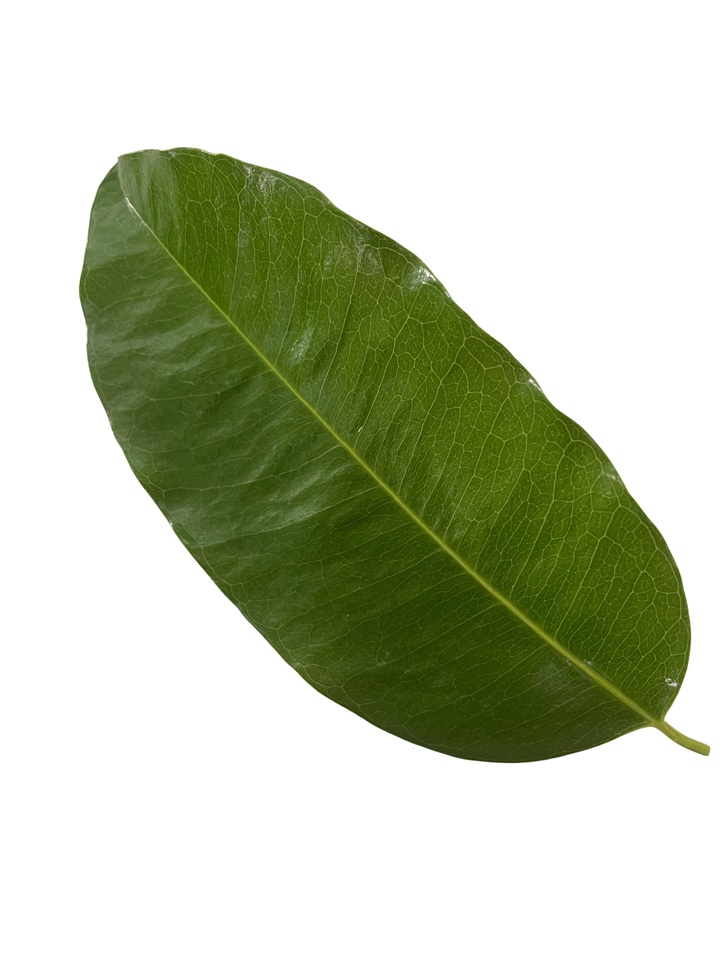
#> input picture images/Goc/001.jpg, 727 x 970 px, shrunk from 3024 x 4032 before the run; its folder holds only this picture in this run
$ python convert_Gray.py
#> lines starting #> are read from the running program, lines starting #| are printed output that depends on the picture; after the words box and inside, x2 and y2 are one past the last pixel; in counts of white or black regions, pixels touching at a corner belong together
import os
from PIL import Image

def convert_images(input_directory, binary_output_directory, gray_output_directory, threshold=146):
    # Tạo thư mục đầu ra cho ảnh nhị phân nếu chưa tồn tại
#> called with input_directory = 'images/Goc', binary_output_directory = 'images/NhiPhan', gray_output_directory = 'images/Xam', threshold = 146
    if not os.path.exists(binary_output_directory):
        os.makedirs(binary_output_directory)

    # Tạo thư mục đầu ra cho ảnh xám nếu chưa tồn tại
    if not os.path.exists(gray_output_directory):
        os.makedirs(gray_output_directory)

    # Lặp qua tất cả các tệp trong thư mục đầu vào
    for filename in os.listdir(input_directory):
        if filename.lower().endswith(('.png', '.jpg', '.jpeg')):
            input_path = os.path.join(input_directory, filename)

            with Image.open(input_path) as img:
                # Chuyển đổi sang ảnh xám
#> img is the input picture: PIL image 727x970 RGB; mean R, G, B 194.3, 201.1, 177.9
                gray_img = img.convert('L')
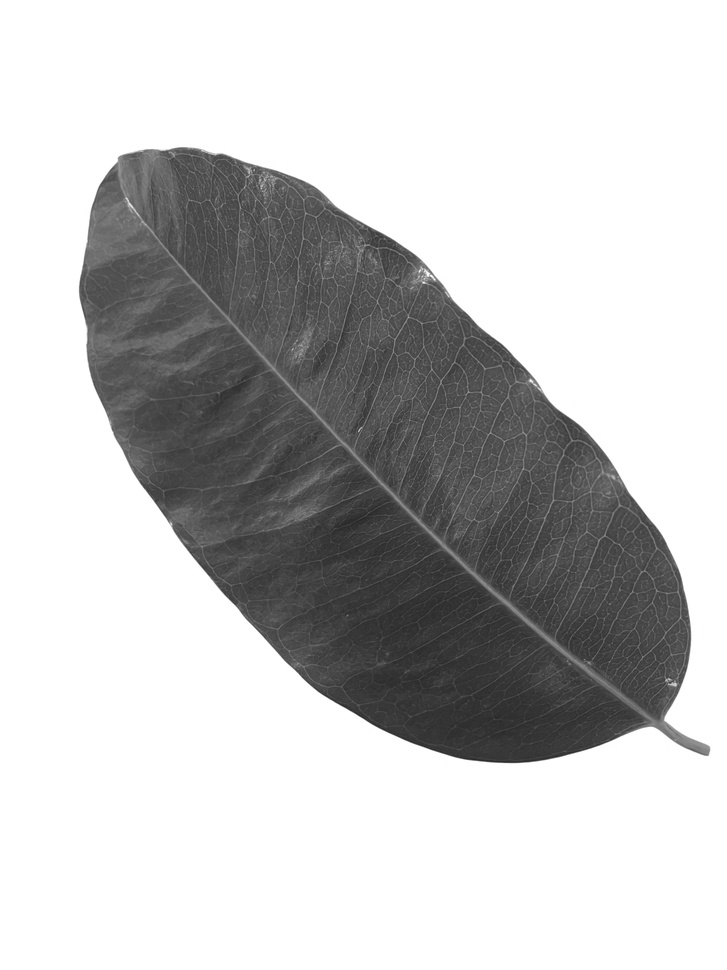
#> gray_img: PIL image 727x970 L; min 37, max 255, mean 196.4

                # Chuyển đổi sang ảnh nhị phân
                binary_img = gray_img.point(lambda x: 255 if x < threshold else 0, 'L')
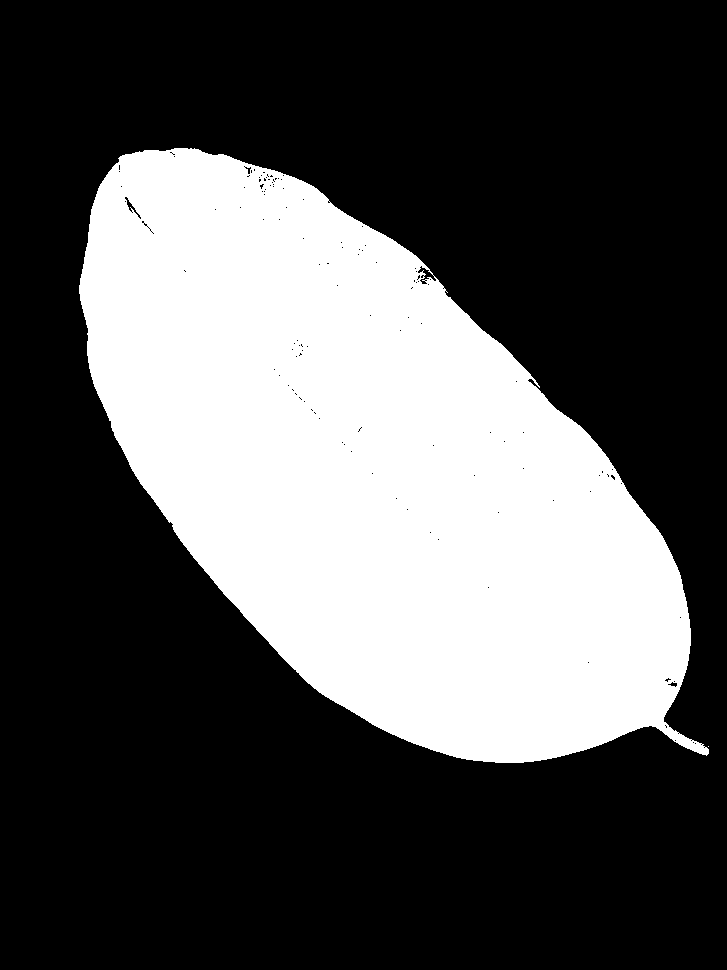
#> binary_img: PIL image 727x970 L; 32.9% white; 2 white regions (1 under 20 px), largest, box (x1, y1, x2, y2) and area: (79, 148, 709, 763) 232349

                # Lưu ảnh nhị phân
                binary_output_filename = f"{os.path.splitext(filename)[0]}_binary.jpg"
                binary_output_path = os.path.join(binary_output_directory, binary_output_filename)
                binary_img.save(binary_output_path)

                # Lưu ảnh xám
                gray_output_filename = f"{os.path.splitext(filename)[0]}_gray.jpg"
                gray_output_path = os.path.join(gray_output_directory, gray_output_filename)
                gray_img.save(gray_output_path)

            print(f"Đã chuyển đổi: {filename}")

# Sử dụng hàm
input_dir = "images/Goc"
binary_output_dir = "images/NhiPhan"
gray_output_dir = "images/Xam"
convert_images(input_dir, binary_output_dir, gray_output_dir)

$ run again, on images/Goc/013.jpg
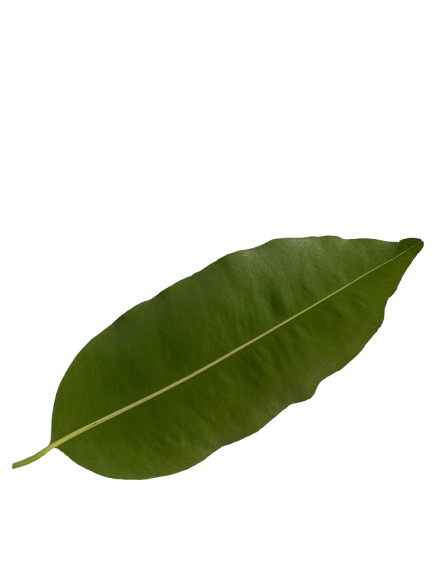
#> input picture images/Goc/013.jpg, 433 x 577 px
#> in convert_images, img is the input picture: PIL image 433x577 RGB; mean R, G, B 214.7, 218, 203.7
#> in convert_images, `gray_img = img.convert('L')`:
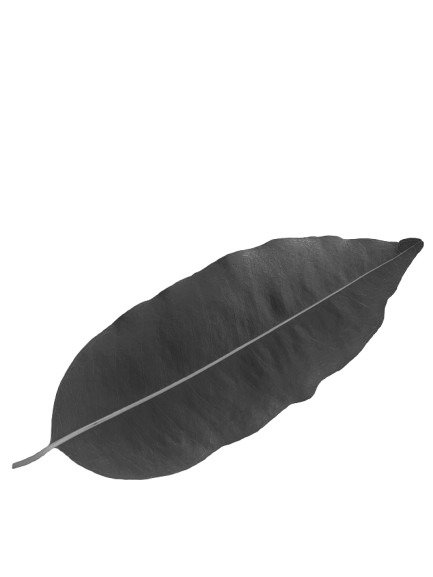
#> gray_img: PIL image 433x577 L; min 40, max 255, mean 215.4
#> in convert_images, `binary_img = gray_img.point(lambda x: 255 if x < threshold else 0, 'L')`:
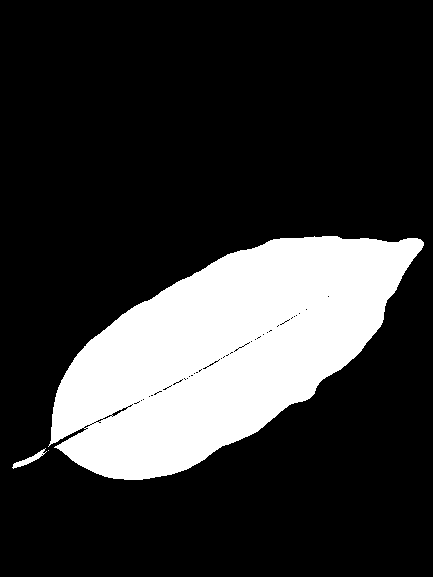
#> binary_img: PIL image 433x577 L; 21.2% white; 3 white regions (1 under 20 px), largest, box (x1, y1, x2, y2) and area: (48, 236, 424, 480) 52669, (12, 448, 47, 469) 183

$ run again, on images/Goc/019.jpg
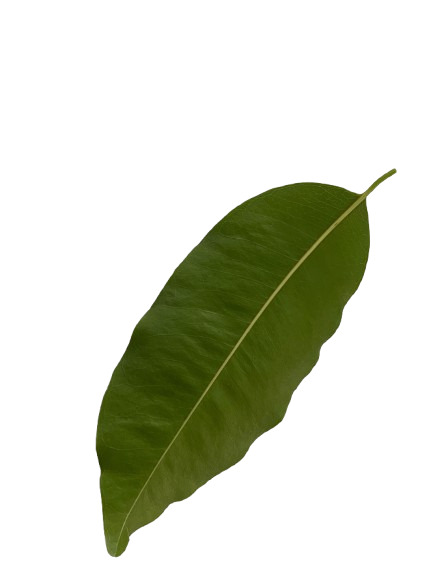
#> input picture images/Goc/019.jpg, 433 x 577 px
#> in convert_images, img is the input picture: PIL image 433x577 RGB; mean R, G, B 213.2, 216.5, 201.5
#> in convert_images, `gray_img = img.convert('L')`:
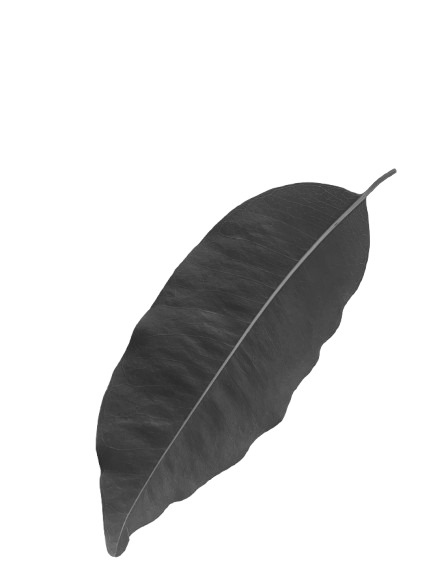
#> gray_img: PIL image 433x577 L; min 41, max 255, mean 213.8
#> in convert_images, `binary_img = gray_img.point(lambda x: 255 if x < threshold else 0, 'L')`:
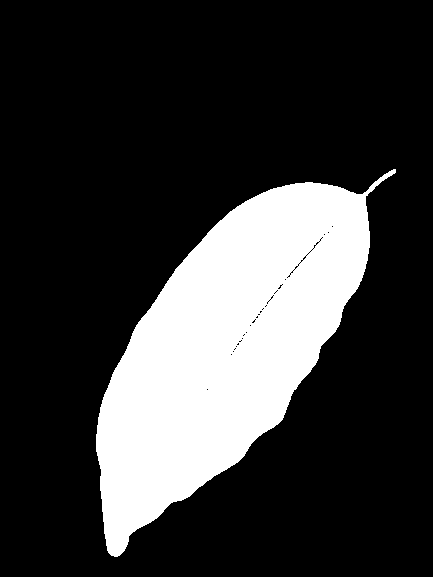
#> binary_img: PIL image 433x577 L; 22% white; 1 white region, box (x1, y1, x2, y2) and area: (96, 169, 396, 557) 54951

$ run again, on images/Goc/005.jpg
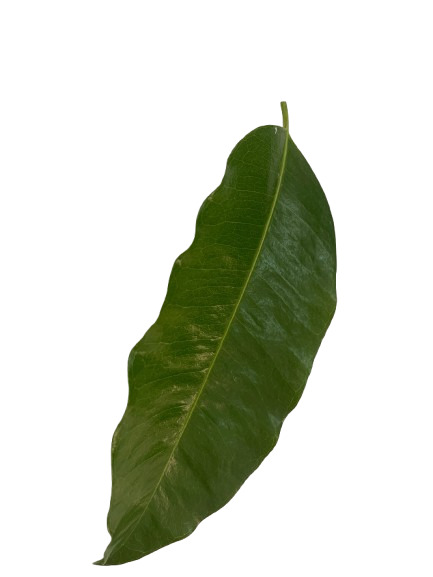
#> input picture images/Goc/005.jpg, 433 x 577 px
#> in convert_images, img is the input picture: PIL image 433x577 RGB; mean R, G, B 208.6, 213.1, 199.6
#> in convert_images, `gray_img = img.convert('L')`:
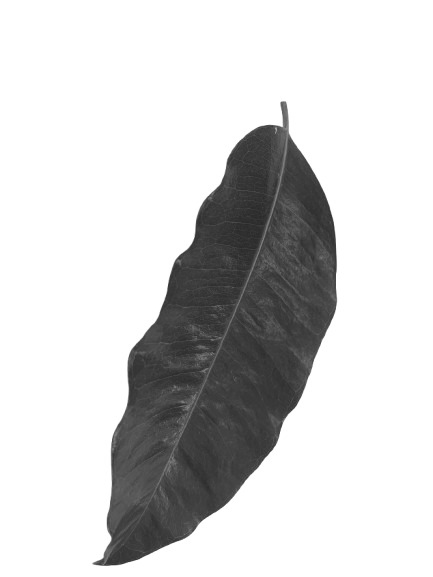
#> gray_img: PIL image 433x577 L; min 41, max 255, mean 210.2
#> in convert_images, `binary_img = gray_img.point(lambda x: 255 if x < threshold else 0, 'L')`:
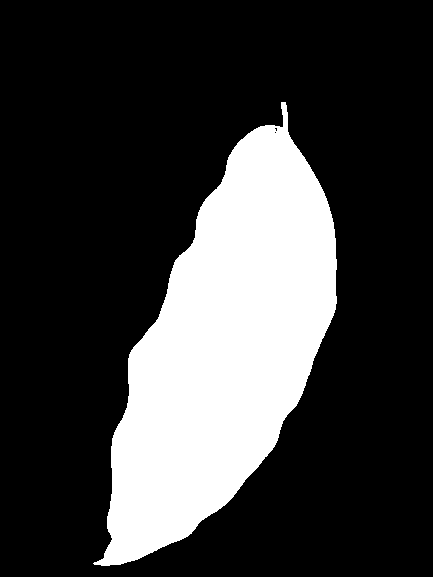
#> binary_img: PIL image 433x577 L; 23.7% white; 1 white region, box (x1, y1, x2, y2) and area: (93, 102, 337, 566) 59235
